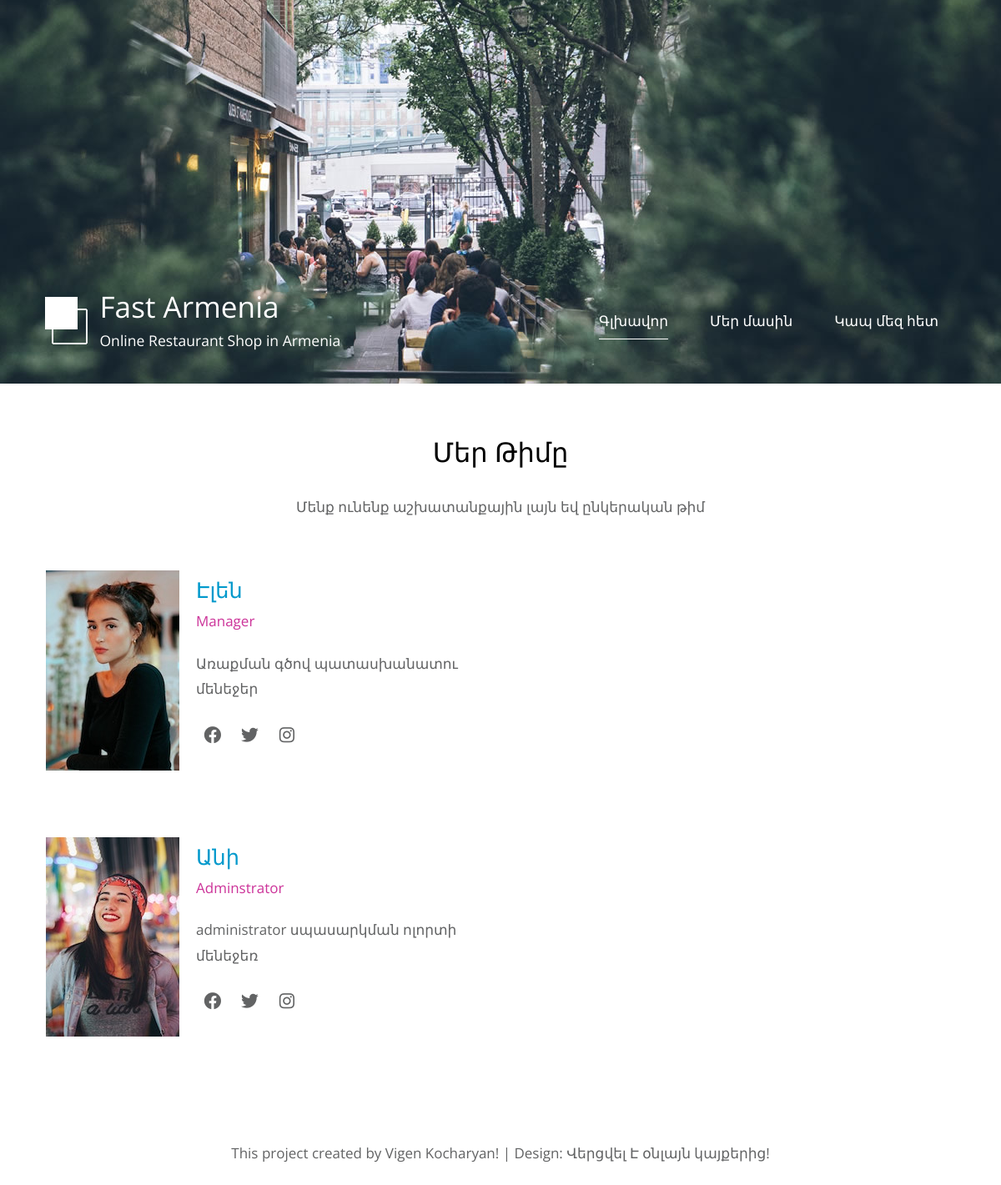
The page /about/ on the database its author committed.
### main/models.py (models this page shows, shortened)
class Person(models.Model):
    name = models.CharField(max_length=300)
    title = models.CharField(max_length=100)
    about = models.TextField()
    image = models.ImageField(upload_to='media')
    facebook_link = models.URLField(max_length=200, blank=True, null=True)
    twitter_link = models.URLField(max_length=200, blank=True, null=True)
    instagram_link = models.URLField(max_length=200, blank=True, null=True)

### main/views.py (the view)
# urls.py: path('about/', views.about, name='about'),  # No slug here
def about(request, slug=None):
    persons = Person.objects.all()
    return render(request, 'about.html', {'persons':persons})

### main/templates/about.html (shortened to what this page needs)
{% load static %}
<!DOCTYPE html>
<html lang="en">
<head>
    <link href="{% static 'css/all.min.css' %}" rel="stylesheet" />
	<link href="{% static 'css/templatemo-style.css' %}" rel="stylesheet" />
</head>
<body>
    <div class="container">
        <div class="placeholder">
            <div class="parallax-window" data-parallax="scroll" data-image-src="{% static 'img/simple-house-01.jpg' %}">
                <div class="tm-header">
                    <div class="row tm-header-inner">
                        <div class="col-md-6 col-12">
                            <img src="{% static 'img/simple-house-logo.png' %}" alt="Logo" class="tm-site-logo">
                            <div class="tm-site-text-box">
                                <h1 class="tm-site-title">Fast Armenia</h1>
                                <h6 class="tm-site-description">Online Restaurant Shop in Armenia</h6>
                            </div>
                        </div>
                        <nav class="col-md-6 col-12 tm-nav">
                            <ul class="tm-nav-ul">
                                <li class="tm-nav-li"><a href="{% url 'main' %}" class="tm-nav-link active">Գլխավոր</a></li>
                                <li class="tm-nav-li"><a href="{% url 'about' %}" class="tm-nav-link">Մեր մասին</a></li>
                                <li class="tm-nav-li"><a href="{% url 'contact' %}" class="tm-nav-link">Կապ մեզ հետ</a></li>
                            </ul>
                        </nav>
                    </div>
                </div>
            </div>
        </div>
        <main>
            <header class="row tm-welcome-section">
                <h2 class="col-12 text-center tm-section-title">Մեր Թիմը</h2>
                <p class="col-12 text-center">Մենք ունենք աշխատանքային լայն եվ ընկերական թիմ</p>
            </header>
            {% for person in persons %}
            <div class="tm-container-inner tm-persons">
                <div class="row">
                    <article class="col-lg-6">
                        <figure class="tm-person">
                            <img src="{{ person.image.url }}" alt="Image" class="img-fluid tm-person-img" />
                            <figcaption class="tm-person-description">
                                <h4 class="tm-person-name">{{ person.name }}</h4>
                                <p class="tm-person-title">{{ person.title }}</p>
                                <p class="tm-person-about">{{ person.about }}</p>
                                <div>
                                    {% if person.facebook_link %}
                                        <a href="{{ person.facebook_link }}" class="tm-social-link">
                                            <i class="fab fa-facebook tm-social-icon"></i>
                                        </a>
                                    {% endif %}
                                    {% if person.twitter_link %}
                                        <a href="{{ person.twitter_link }}" class="tm-social-link">
                                            <i class="fab fa-twitter tm-social-icon"></i>
                                        </a>
                                    {% endif %}
                                    {% if person.instagram_link %}
                                        <a href="{{ person.instagram_link }}" class="tm-social-link">
                                            <i class="fab fa-instagram tm-social-icon"></i>
                                        </a>
                                    {% endif %}
                                </div>
                            </figcaption>
                        </figure>
                    </article>
                </div>
            </div>
            {% endfor %}
		</main>
		<footer class="tm-footer text-center">
            <p>This project created by Vigen Kocharyan!
            | Design: Վերցվել Է օնլայն կայքերից!</a></p>
        </footer>
	</div>
</body>
</html>

### main/static/css/templatemo-style.css (style rules this page uses)
ul, nav, body, h1, h2, h4, h6, p, figure { margin: 0; padding: 0; }
a, button { transition: all 0.3s ease; }
html { box-sizing: border-box; -ms-overflow-style: scrollbar; }
*, *::before, *::after { box-sizing: inherit; }
.container { width: 100%; max-width: 1200px; margin-right: auto; margin-left: auto; }
.tm-container-inner, .tm-container-inner-2 { padding-left: 15px; padding-right: 15px; }
.row { display: -ms-flexbox; display: flex; -ms-flex-wrap: wrap; flex-wrap: wrap; margin-left: -15px; margin-right: -15px; }
.col-lg-3, .col-lg-4, .col-lg-6, .col-md-4, .col-md-6, .col-sm-6, .col-12 { position: relative; width: 100%; padding-right: 15px; padding-left: 15px; }
.col-12 { -ms-flex: 0 0 100%; flex: 0 0 100%; max-width: 100%; }
@media (min-width: 768px) { .col-md-6 { -ms-flex: 0 0 50%; flex: 0 0 50%; max-width: 50%; } }
@media (min-width: 992px) { .col-lg-6 { -ms-flex: 0 0 50%; flex: 0 0 50%; max-width: 50%; } }
.text-center { text-align: center; }
.img-fluid { max-width: 100%; height: auto; }
body { font-family: 'Open Sans', Arial, sans-serif; font-size: 17px; background-color: #ccc; overflow-x: hidden; }
.container { background-color: white; }
p, address { color: #626364; line-height: 1.8; }
.placeholder { width: 100%; min-height: 460px; background-color: #556E5B; }
.parallax-window { min-height: 460px; background: transparent; position: relative; }
.tm-header { position: absolute; bottom: 0; left: 0; width: 100%; color: white; z-index: 1000; }
.tm-header-inner { padding: 40px 50px; }
.tm-site-logo { display: inline-block; margin-right: 5px; }
.tm-site-text-box { display: inline-block; }
.tm-site-title { font-size: 2.2rem; font-weight: 400; margin-bottom: 5px; }
.tm-site-description { font-size: 1.1rem; font-weight: 400; }
.tm-nav { text-align: right; margin-top: 30px; }
.tm-nav-ul { display: flex; justify-content: flex-end; }
.tm-nav-li { list-style: none; display: block; margin-bottom: 0; padding-right: 25px; padding-left: 25px; }
.tm-nav-link { color: white; text-decoration: none; padding-bottom: 10px; }
.tm-nav-link.active, .tm-nav-link:hover { border-bottom: 1px solid white; }
.tm-welcome-section { margin: 60px auto; max-width: 655px; }
.tm-section-title { font-size: 2rem; font-weight: 400; margin-bottom: 30px; }
.tm-section, .tm-container-inner, .tm-container-inner-2 { margin-left: auto; margin-right: auto; }
@media (min-width: 768px) { .tm-gallery-page, .tm-section, .tm-container-inner, .tm-container-inner-2 { max-width: 840px; } }
@media (min-width: 992px) { .tm-container-inner { max-width: 1120px; } }
.tm-footer { padding: 25px 15px; margin-top: 40px; }
.tm-persons { margin-bottom: 20px; }
.tm-person { display: flex; flex-direction: column; align-items: center; justify-content: center; margin-bottom: 60px; }
@media (min-width: 420px) { .tm-person { flex-direction: row; } }
.tm-person-description { padding-left: 20px; padding-right: 20px; }
.tm-person-name { font-size: 1.6rem; font-weight: 300; color: #09C; margin-bottom: 5px; margin-top: 15px; }
@media (min-width: 420px) { .tm-person-name { margin-top: 0; } }
.tm-person-title { color: #C39; margin-bottom: 20px; }
.tm-person-about { margin-bottom: 20px; }
.tm-social-link { color: #626364; display: inline-block; border-radius: 1px; background-color: transparent; font-size: 1.3rem; text-decoration: none; width: 40px; height: 40px; margin-right: 0; margin-bottom: 15px; }
.tm-social-icon { display: flex; align-items: center; justify-content: center; width: 100%; height: 100%; }

### rows shown on the page
Person: image (picture), name "Էլեն", title "Manager", about "Առաքման գծով պատասխանատու մենեջեր"
Person: image (picture), name "Անի", title "Adminstrator", about "administrator սպասարկման ոլորտի մենեջեռ"
